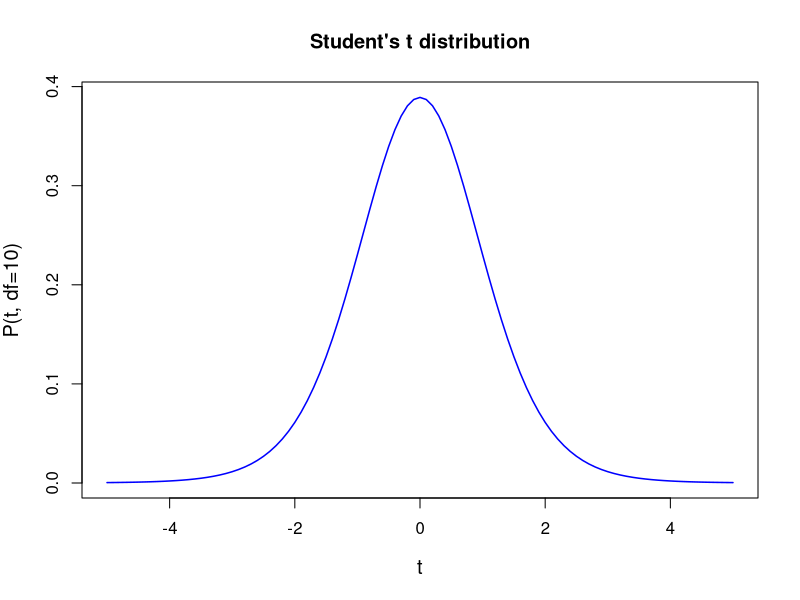
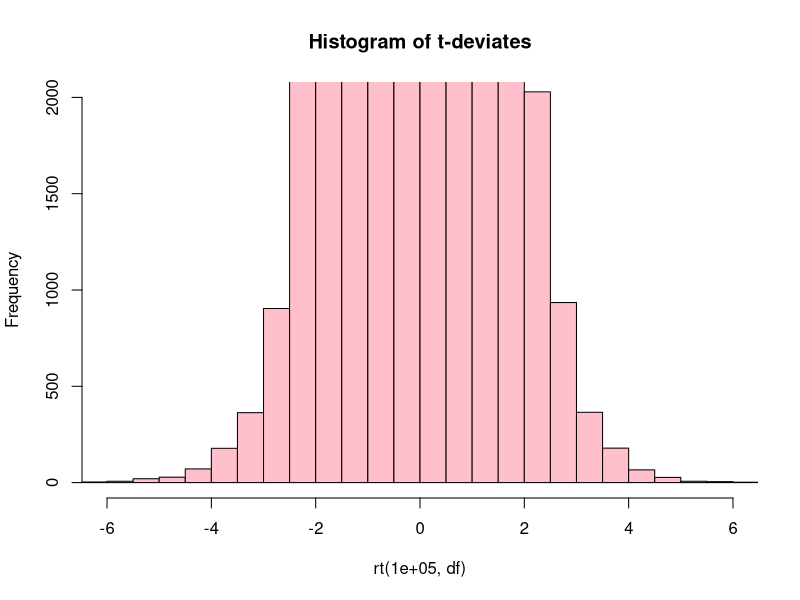

Write the R code that produced these figures, in order.
#t distribution

#Probability density function
n = 10    #Sample size
df = n-1  #Degrees of freedom (Sample size -1)
t = 2.5   #t-variable of t distribution

#dt(t,df) Probability density at t on a t distribution curve

t_density = dt(t,df)
t_density = round(t_density, digits = 2) #Rounding up upto 2 digits
print(paste("Probabilty density for t = ", t, " and degrees of freedom = ", df, " is ", t_density))


#Curve of t distribution probability density

x = seq(-5,5,0.1)
df = 10
string = "P(t, df=10)"

curve(dt(x, df), xlim = c(-5,5), xlab='t', ylab = string, lwd=1.5, cex.lab=1.2, col="blue", main="Student's t distribution")


#P-value(Cumulative probability) above upto a t-value in a t distribution

#pt(t,df): P-value from -infinity to t 
#When t is +ve, Probability above t is 1-pt(t)
#When t is -ve, Probability below -t is pt(t)


df = 10
t = 2.6
pvalue = pt(t,df)
pvalue1 = round(pvalue,3)
print(paste("Cumulative probability from t = minus infinity to ", t, "is ", pvalue1))

t = -2.6
pvalue = pt(t,df)
pvalue2 = round(pvalue,3)
print(paste("Cumulative probability from t = minus infinity to ", t, "is ", pvalue2))


#t-value for a cumulative probability p

#qt(p,df): Returns t-value at which cumulative probability(P-value) is p

p = 0.95
t = qt(p,df)
t = round(t, digits=3)
print(paste("t value for a cumulative probability p = ", p, "is ", t))


#Generating randome deviates from t-distribution with df=10

#rt(m,df): Returns a vector of m ramdom deviates from a t of given df

ndev = rt(4, df)
ndev = round(ndev, digits=3)
print("Four random deviates from t distribution with 1 degrees of freedom: ")
print(ndev)

#Plot histogram of 10000 random deviates from unit Gaussian:
hist(rt(100000, df), breaks=40, xlim = c(-6,6), ylim = c(0, 2000), col= "pink", main= "Histogram of t-deviates")